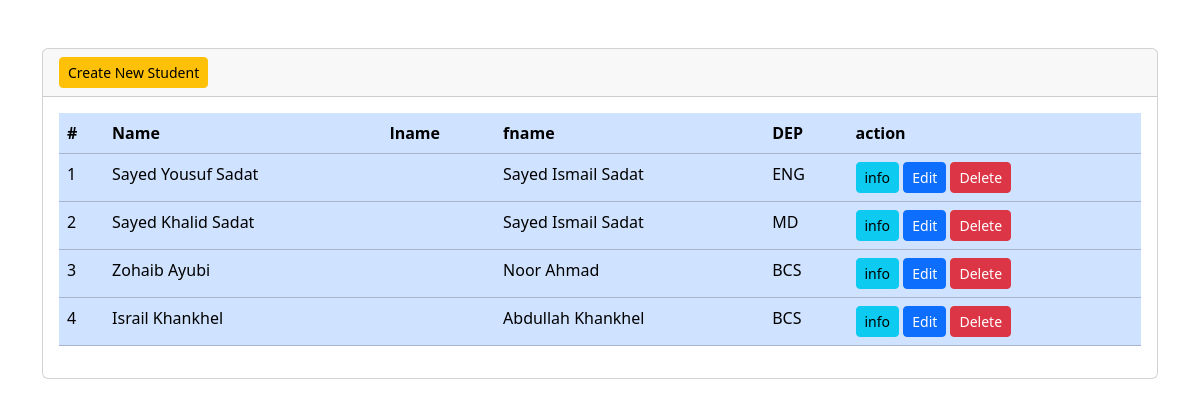
The page / on the database its author committed.
### tables this page shows
CREATE TABLE `students` (
  `id` int(5) NOT NULL,
  `name` varchar(50) NOT NULL,
  `fname` varchar(50) NOT NULL,
  `dep` varchar(50) NOT NULL
);

### index.php (the view, shortened to what this page needs)
<!DOCTYPE html>
<html lang="en">
<head>
    <link rel="stylesheet" href="./pics/bootstrap.min.css">
</head>
<body>
<div class="container"><br><br>
    <div class="card">
        <div class="card-header">
        <button type="button" class="btn btn-warning btn-sm" data-bs-toggle="modal" data-bs-target="#saveStudentModal">
          Create New Student
        </button>
        </div>
        <div class="card-body">
            <div class="table-responsive">
                <table class="table table-primary" id="listOfStudent">
                    <thead>
                        <tr>
                            <th scope="col">#</th>
                            <th scope="col">Name</th>
                            <th scope="col">lname</th>
                            <th scope="col">fname</th>
                            <th scope="col">DEP</th>
                            <th scope="col">action</th>
                        </tr>
                    </thead>
                    <tbody>
                        <?php
                        $i=1;
                       $con = mysqli_connect('localhost','root','','db_students');
                       $query ="SELECT * FROM students";
                       $query_run = mysqli_query($con, $query);
                       if(mysqli_num_rows($query_run)>0){
                        foreach($query_run as $student){
                        ?>
                         <tr class="">
                            <td scope="row"><?= $i++ ?></td>
                            <td><?= $student['name'];?></td>
                            <td><?= $student['lname'];?></td>
                            <td><?= $student['fname'];?></td>
                            <td><?= $student['dep'];?></td>
                            <td>
                            <button class=' btn btn-info btn-sm' id="infoStudentBtn" value="<?= $student['id'];?>">info</button>
                            <button class=' btn btn-primary btn-sm' id="editStudentBtn"value="<?= $student['id'];?>">Edit</button>
                            <button class=' btn btn-danger btn-sm' id="deleteStudentBtn"value="<?= $student['id'];?>">Delete</button>
                        </td>
                        </tr>
                        <?php
                        }
                       }
                        ?>
                    </tbody>
                </table>
            </div>
        </div>
    </div>
   </div>
</body>
</html>

### rows shown on the page
students: name "Sayed Yousuf Sadat", fname "Sayed Ismail Sadat", dep "ENG", $student['id'] 20 (drawn)
students: name "Sayed Khalid Sadat", fname "Sayed Ismail Sadat", dep "MD", $student['id'] 21 (drawn)
students: name "Zohaib Ayubi", fname "Noor Ahmad", dep "BCS", $student['id'] 22 (drawn)
students: name "Israil Khankhel", fname "Abdullah Khankhel", dep "BCS", $student['id'] 23 (drawn)
